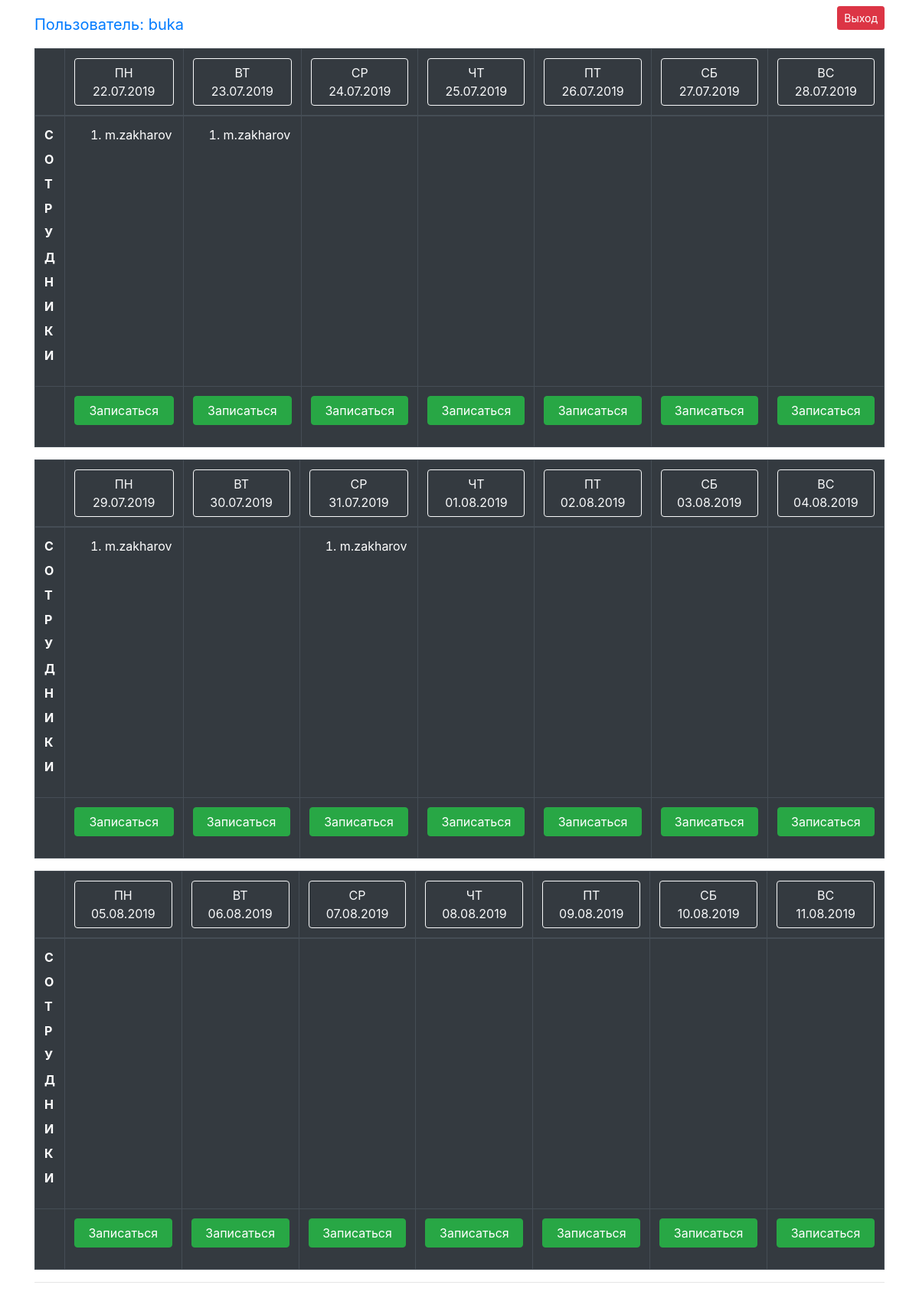
The app's page / (signed in) with its own data.
### booking/models.py (models this page shows)
class Booking(models.Model):
    title = models.CharField(max_length=64)
    day = models.DateField()
    user = models.ManyToManyField(settings.AUTH_USER_MODEL, blank=True, related_name='user_list')
    home = models.ManyToManyField(settings.AUTH_USER_MODEL, blank=True, related_name='home_list')
    vacant = models.ManyToManyField(settings.AUTH_USER_MODEL, blank=True, related_name='vacant_list')
    free_places = models.IntegerField(blank=True, validators=[MaxValueValidator(14)], default=14)
    class Meta:
        ordering = ['-day']

### booking/views.py (the view)
# urls.py: path('', index, name='index'),
@login_required
def index(request):
    template = loader.get_template('booking/index.html')
    first_date = datetime.date.today()
    weekday = datetime.datetime.now().weekday()
    weekdays = {0: 'ПН', 1: 'ВТ', 2: 'СР', 3: 'ЧТ', 4: 'ПТ', 5: 'СБ', 6: 'ВС'}
    first_week = []
    for i in range(0, 7):
        date = first_date + datetime.timedelta(days=i - weekday)
        title = f'{weekdays.get(i)} {date.strftime("%d.%m.%Y")}'
        book_object, status = Booking.objects.get_or_create(day=date, defaults={'title': title})
        first_week.append(book_object)
    week_list = [first_week]
    for count in range(0, 2):
        book_list = []
        for key in weekdays:
            date += datetime.timedelta(days=1)
            title = f'{weekdays.get(key)} {date.strftime("%d.%m.%Y")}'
            book_object, status = Booking.objects.get_or_create(day=date, defaults={'title': title})
            book_list.append(book_object)
        week_list.append(book_list)
    context = {'weeks': week_list}
    return HttpResponse(template.render(context, request))

### booking/templates/booking/index.html (shortened to what this page needs)
{% load staticfiles %}
<!DOCTYPE html>
<html lang="en">
<head>
    <link rel="stylesheet" href="{% static 'css/bootstrap.min.css' %}">
</head>
<body>
<div class="navbar navbar-inverse " role="navigation">
    <div class="container">
        {% if not request.user.is_authenticated %}
            <div class="navbar-header">
                <a class="navbar-brand" href="#">Гость</a>
            </div>
        {% else %}
            <div class="navbar-header">
                <a class="navbar-brand" href="#">Пользователь: {{ request.user }}</a>
            </div>
            <div class="align-content-center">
                <ul class="pull-right">
                    <a class="navbar-header" href='{% url 'logout' %}'><button type="button" class="btn btn-danger btn-sm">Выход</button></a>
                </ul>
            </div>
        {% endif %}
    </div>
</div>
<div class="container">
    {% for week in weeks %}
        <table class="table table-bordered table-dark" width="100%">
            <thead>
            <tr>
                <th width="2%" scope="col"></th>
                {% for object in week %}
                    <th width="14%" scope="col"><button type="button" class="btn btn-outline-light" data-toggle="modal" data-target="#detailModal-{{ object.id }}">{{ object.title }}</button></th>
                {% endfor %}
            </tr>
            </thead>
            <tbody>
            <tr>
                <th width="2%" scope="row">
                    <dl>
                        <dd>C</dd>
                        <dd>О</dd>
                        <dd>Т</dd>
                        <dd>Р</dd>
                        <dd>У</dd>
                        <dd>Д</dd>
                        <dd>Н</dd>
                        <dd>И</dd>
                        <dd>К</dd>
                        <dd>И</dd>
                    </dl>
                </th>
                {% for object in week %}
                    <td width="14%" onclick="send('#detailModal1')" scope="col">
                        <ol type="!">
                            {% for staff in object.user.all %}
                                <li>{{ staff.username }}</li>
                            {% endfor %}
                        </ol>
                    </td>
                {% endfor %}
            </tr>
            <tr>
                <th width="2%" scope="row"></th>
                {% for object in week %}
                    <td width="14%" scope="col">
                        {% if object.user.all.count < 14 and not user in object.user.all %}
                            <p><a class="btn btn-success btn-block" href="{% url 'reserve' str_date=object.day %}" role="button">Записаться</a></p>
                        {% elif user in object.user.all %}
                            <p><a class="btn btn-danger btn-block" href="{% url 'unreserve' str_date=object.day %}" role="button">Отменить</a></p>
                        {% elif object.user.all.count == 14 %}
                            <p><a class="btn btn-warning btn-block disabled" href="#" role="button">Зарезервировано</a></p>
                        {% endif %}
                    </td>
                {% endfor %}
            </tr>
            </tbody>
        </table>
    {% endfor %}
    <hr>
</div>
</body>
</html>

### records on screen
Booking: title "ПН 22.07.2019", shows "Записаться"
Booking: title "ВТ 23.07.2019", shows "Записаться"
Booking: title "СР 24.07.2019", shows "Записаться"
Booking: title "ЧТ 25.07.2019", shows "Записаться"
Booking: title "ПТ 26.07.2019", shows "Записаться"
Booking: title "СБ 27.07.2019", shows "Записаться"
Booking: title "ВС 28.07.2019", shows "Записаться"
Booking: title "ПН 29.07.2019", shows "Записаться"
Booking: title "ВТ 30.07.2019", shows "Записаться"
Booking: title "СР 31.07.2019", shows "Записаться"
Booking: title "ЧТ 01.08.2019", shows "Записаться"
Booking: title "ПТ 02.08.2019", shows "Записаться"
Booking: title "СБ 03.08.2019", shows "Записаться"
Booking: title "ВС 04.08.2019", shows "Записаться"
Booking: title "ПН 05.08.2019", shows "Записаться"
Booking: title "ВТ 06.08.2019", shows "Записаться"
Booking: title "СР 07.08.2019", shows "Записаться"
Booking: title "ЧТ 08.08.2019", shows "Записаться"
Booking: title "ПТ 09.08.2019", shows "Записаться"
Booking: title "СБ 10.08.2019", shows "Записаться"
Booking: title "ВС 11.08.2019", shows "Записаться"

### other values on screen
{{ request.user }} "buka"
{{ staff.username }} "m.zakharov"
